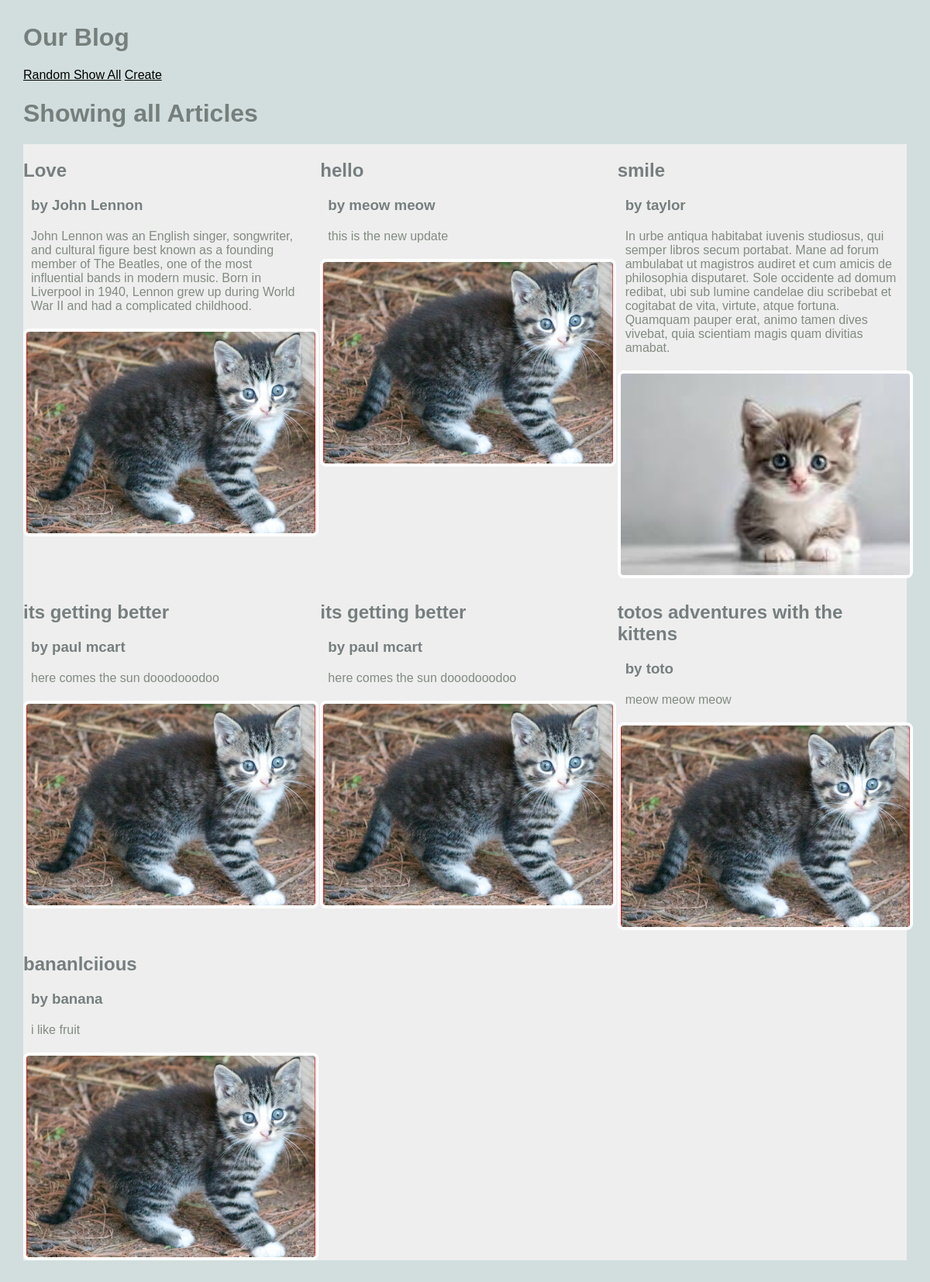
/blog/show_all, run on the app's committed database.
### blog/models.py (models this page shows, shortened)
class Article(models.Model):
    title = models.TextField(blank=True)
    author = models.TextField(blank=True)
    text = models.TextField(blank=True)
    published = models.DateTimeField(auto_now=True)
    image_file = models.ImageField(blank=True)
    def __str__(self):
        return f'{self.title} by {self.author}'

### blog/views.py (the view)
# urls.py: path('show_all', ShowAllViews.as_view(), name="show_all"),
class ShowAllViews(ListView):
    model = Article
    template_name = 'blog/show_all.html'
    context_object_name = 'articles'

### blog/templates/blog/show_all.html
{% extends 'blog/base.html'%}
{% block content%}
<h1> Showing all Articles</h1>
<main class="grid-container">
    {% for article in articles %}
    <article>
        <div>
            <h2> {{article.title}}</h2>
            <h3>by {{article.author}}</h3>
            <p>
                {{article.text}}
            </p>
        </div>
        <a href="{%url 'article' article.pk %}">
        {% if article.image_file %}
         <img src="{{article.image_file.url}}" alt="">
        {% else %}
        <h3> No Image</h3>
        {% endif %}
        </a>
    </article>
    {%endfor%}
</main>
{%endblock%}

### blog/templates/blog/base.html (shortened to what this page needs)
{% load static %}
<html>
    <head>
        <link rel="stylesheet" href=" {% static 'styles-blog.css'%}">
    </head>
    <body>
        <head>
            <h1> Our Blog</h1>
            <nav>
                <ul>
                    <li><a href="{%url 'random' %}"> Random </a></li>
                    <li><a href="{%url 'show_all' %}"> Show All</a></li>
                    <li><a href="{%url 'create_article' %}"> Create</a></li>
                </ul>
            </nav>
        </head>
        {% block content %}
        {% endblock %}
    </body>
</html>

### static/styles-blog.css (style rules this page uses)
body { margin: 30px; background: #d1dedd; font-family: "Copperplate", "Copperplate Gothic Light", "Copperplate Gothic Bold", sans-serif; }
ul, li { padding: 0px; list-style-type: none; }
h1, h2, h3 { color: #767f7e; }
p { color: #828b82; }
a, a:visited { color: inherit; }
.grid-container { background: #eee; max-width: 900px; display: grid; grid-template-columns: repeat(3, 1fr); grid-gap: 10px; max-width: 1200px; margin: 20px auto; }
article img, article.featured img { width: 100%; height: 260px; object-fit: cover; object-position: center; border: 4px solid #fff; border-radius: 8px; display: block; }
article p, article h3 { margin: 20px 10px; }
nav li { display: inline; }

### data on the page
Article: title "Love", author "John Lennon", text "John Lennon was an English singer, songwriter, and cultural figure best known as a founding member of The Beatles, one of the most influential bands in modern music. Born in Liverpool in 1940, Lennon grew up during World War II and had a complicated childhood.", image_file (picture)
Article: title "hello", author "meow meow", text "this is the new update", image_file (picture)
Article: title "smile", author "taylor", text "In urbe antiqua habitabat iuvenis studiosus, qui semper libros secum portabat. Mane ad forum ambulabat ut magistros audiret et cum amicis de philosophia disputaret. Sole occidente ad domum redibat, ubi sub lumine candelae diu scribebat et cogitabat de vita, virtute, atque fortuna. Quamquam pauper erat, animo tamen dives vivebat, quia scientiam magis quam divitias amabat.", image_file (picture)
Article: title "its getting better", author "paul mcart", text "here comes the sun dooodooodoo", image_file (picture)
Article: title "its getting better", author "paul mcart", text "here comes the sun dooodooodoo", image_file (picture)
Article: title "totos adventures with the kittens", author "toto", text "meow meow meow", image_file (picture)
Article: title "bananlciious", author "banana", text "i like fruit", image_file (picture)
